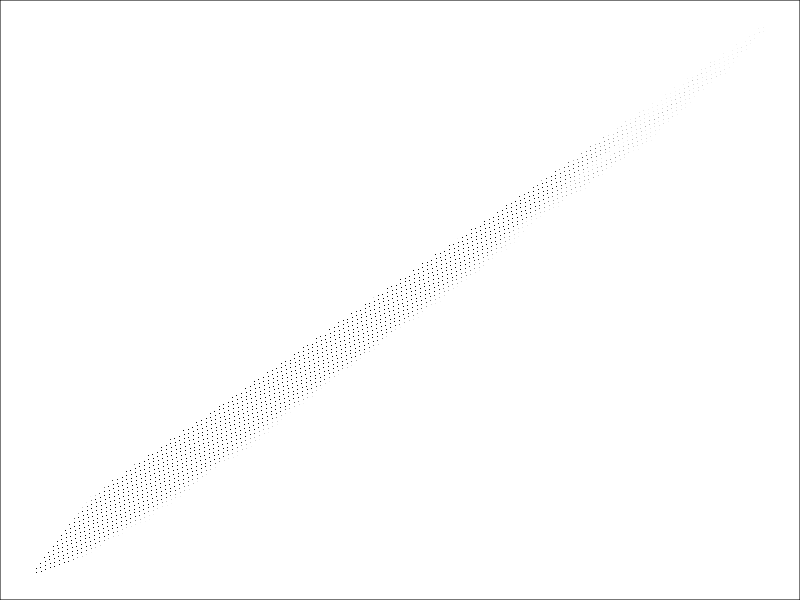

This figure's R source:
#!/usr/bin/env Rscript

#--------------------------------------------------------------------
# Script Name:   collatz_conjecture.R
# Description:   Collatz conjecture formula
# Author:        Brandon Monier
# Created:       2019-10-28 at 17:18:44
# Last Modified: 2019-10-30 at 18:06:15
#--------------------------------------------------------------------

#--------------------------------------------------------------------
# Detailed Purpose:
#    The main purpose of this Rscript is to show and visualize the
#    Collatz Conjecture:
#    (https://en.wikipedia.org/wiki/Collatz_conjecture)
#--------------------------------------------------------------------

# === Preamble ======================================================

## Load packages ----
library(ggplot2)
library(magrittr)


## Make functions ----

### Collatz conjecture
collatz <- function(n) {
    if (n %% 2 == 0) {
        n / 2
    } else {
        (3 * n) + 1
    }
}

### Generate Collatz sequence
collatzSequence <- function(n) {
    c_vect <- n

    while (n != 1) {
        n <- collatz(n)
        c_vect <- c(c_vect, n)
    }
    return(c_vect)
}

### Coordinate rotation function
rotater <- function(px, py, cx = 0, cy = 0, angle) {

    angle <- angle * pi / 180

    s <- sin(angle)
    c <- cos(angle)

    x_rot <- c * (px - cx) - s * (py - cy) + cx
    y_rot <- s * (px - cx) - c * (py - cy) + cy

    return(cbind(x = x_rot, y = y_rot))
}



# === Unit tests ====================================================

## Parameters ----
n     <- 1e4
theta <- -100


## Iterate ----
tmp_coll <- vector(mode = "list", length = n)
for (j in seq_len(n)) {
    samp  <- collatzSequence(j)
    tmp_ls <- list(x = 0, y = 0)
    for (i in seq_along(samp)) {
        if (samp[i] %% 2 == 0) {
            theta2 <- theta
        } else {
            theta2 <- -theta
        }

        last_x <- tail(x = tmp_ls$x, n = 1)
        last_y <- tail(x = tmp_ls$y, n = 1)

        tmp_rot <- rotater(
            px = last_x,
            py = last_y + 1,
            cx = last_x + 1,
            cy = last_y,
            angle = theta2
        )

        tmp_ls$x[i + 1] <- tmp_rot[1]
        tmp_ls$y[i + 1] <- tmp_rot[2]
    }
    tmp_ls <- do.call("rbind", tmp_ls) %>%
        t() %>%
        tibble::as_tibble()
    tmp_coll[[j]] <- tmp_ls
}
tmp_coll <- do.call("rbind", tmp_coll)


## Visualize ----
tmp <- tmp_coll %>%
    ggplot() +
    aes(x, y) +
    geom_point(color = "black", shape = 46, alpha = 0.05) +
    theme_void() +
    theme(panel.background = element_rect(fill = "white"))


## Write to disk ----
ggsave(
    plot = last_plot(),
    filename = paste0("collatz_test_", Sys.Date(), ".png"),
    device = "png",
    width = 10,
    height = 10,
    units = "in",
    dpi = 500
)

